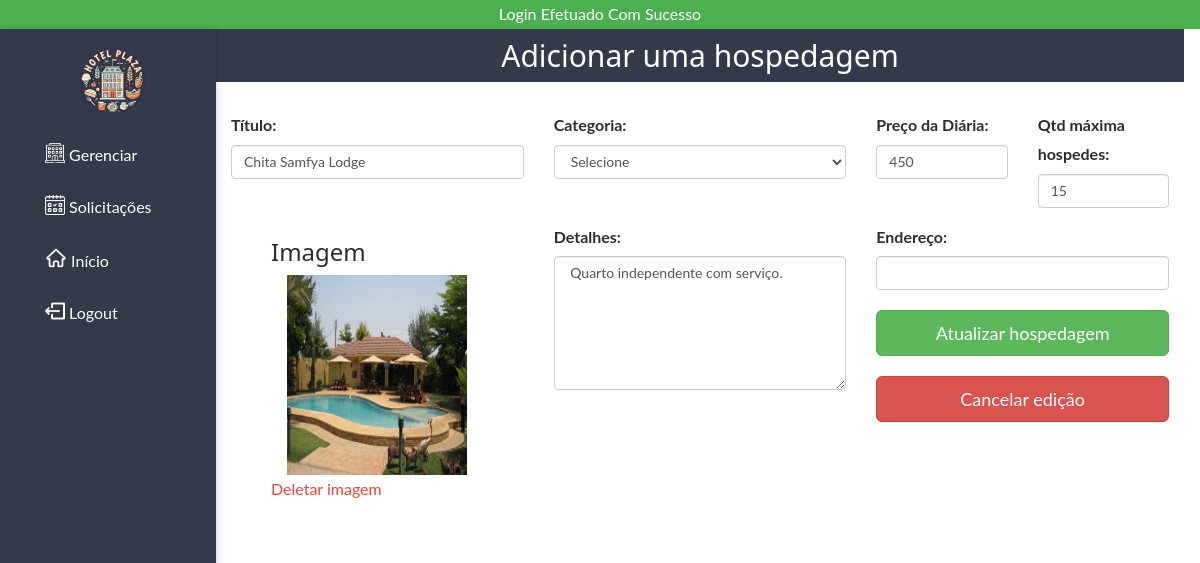
The app's page /admin/add_room.php?edit=2 (signed in) with its own data.
### tables this page shows
CREATE TABLE IF NOT EXISTS rooms (
  id INT(11) NOT NULL AUTO_INCREMENT,
  room_number VARCHAR(255) NOT NULL,
  host INT NOT NULL,
  type VARCHAR(255) NOT NULL,
  price TEXT NOT NULL,
  details TEXT NOT NULL,
  photo TEXT NOT NULL,
  endereco VARCHAR(255) NULL,
  usuario_id INT NOT NULL,
  PRIMARY KEY (id),
  FOREIGN KEY (usuario_id) REFERENCES users (id)
);

### admin/add_room.php (the view, shortened to what this page needs)
<?php
require_once $_SERVER['DOCUMENT_ROOT'] . '/ht/core/core.php';
include 'includes/header.php';
include 'includes/navigation.php';
if (@$_GET['edit'] && !empty(@$_GET['edit'])) {
  $id = $_GET['edit'];
  $get = $db->query("SELECT * FROM rooms WHERE id = '$id' ");
  $edit = mysqli_fetch_assoc($get);
}
?>
<div class="w3-container w3-main" style="margin-left:200px">
  <header class="w3-container" style="background-color:#343a4a;">
    <h2 class="text-center" style="color:white">Adicionar uma hospedagem</h2>
  </header>
  <br />
  <form class="form" action="#" method="post" enctype="multipart/form-data">
    <div class="form-group col-md-4">
      <label>Título:</label>
      <input type="text" class="form-control" value="<?= (isset($_GET['edit'])) ? '' . $edit['room_number'] . '' : ''; ?>" name="number">
    </div>
    <div class="form-group col-md-4">
  <label for="type">Categoria:</label>
  <select class="form-control" name="type" id="type">
    <option value="selecao" disabled selected>Selecione</option>
  </select>
</div>
    <div class="form-group col-md-2">
      <label>Preço da Diária:</label>
      <input type="number" class="form-control" value="<?= (isset($_GET['edit'])) ? '' . $edit['price'] . '' : ''; ?>" name="price">
    </div>
    <div class="form-group col-md-2">
      <label>Qtd máxima hospedes:</label>
      <input type="number" class="form-control" value="<?= (isset($_GET['edit'])) ? '' . $edit['host'] . '' : ''; ?>" name="host">
    </div>
    <div class="form-group col-md-4">
      <?php if (isset($_GET['edit']) && !$edit['photo'] != ' ') : ?>
        <figure>
          <h3>Imagem</h3>
          <img src="../<?= $edit['photo']; ?>" alt="event image" class="img-responsive">
          <figcaption>
            <a href="add_room.php?delete_image=<?= $id; ?>" class="w3-text-red">Deletar imagem</a>
          </figcaption>
        </figure>
      <?php else : ?>
        <label>Imagem:</label>
        <input type="file" class="form-control" name="file">
      <?php endif; ?>
    </div>
    <div class="form-group col-md-4">
      <label>Detalhes:</label>
      <textarea type="text" class="form-control" rows="6" name="description"> <?= (isset($_GET['edit'])) ? '' . $edit['details'] . '' : ''; ?> </textarea>
    </div>
    <div class="form-group col-md-4">
      <label>Endereço:</label>
      <input type="text" class="form-control" value="<?= (isset($_GET['edit'])) ? '' . $edit['endereco'] . '' : ''; ?>" name="endereco">
    </div>
    <div class="form-group col-md-4">
      <input type="submit" class="btn btn-block btn-lg btn-success" value="<?= (isset($_GET['edit'])) ? 'Atualizar hospedagem' : 'Adicionar Hospedagem'; ?>" name="<?= (isset($_GET['edit'])) ? 'update' : 'submit'; ?>">
    </div>
    <?php if (isset($_GET['edit']) && !empty($_GET['edit'])) : ?>
      <div class="form-group col-md-4">
        <a class="btn btn-block btn-danger btn-lg" href="rooms.php">Cancelar edição</a>
      </div>
    <?php endif; ?>
  </form>
</div>
</body>
</html>

### admin/css/w3.css (style rules this page uses)
* { -webkit-box-sizing:border-box;-moz-box-sizing:border-box;box-sizing:border-box }
html { -ms-text-size-adjust:100%;-webkit-text-size-adjust:100% }
body { margin:0 }
article,aside,details,figcaption,figure,footer,header,hgroup,main,menu,nav,section,summary { display:block }
a { -webkit-tap-highlight-color:transparent;background-color:transparent }
img { border:0 }
figure { margin:1em 40px }
button,input,optgroup,select,textarea { color:inherit;font:inherit;margin:0 }
button,select { text-transform:none }
button,html input[type=button],input[type=reset],input[type=submit] { -webkit-appearance:button;cursor:pointer }
pre,textarea { overflow:auto }
html,body { font-family:Verdana,sans-serif;font-size:15px;line-height:1.5 }
h1,h2,h3,h4,h5,h6,.w3-slim,.w3-wide { font-family:"Segoe UI",Arial,sans-serif }
h2 { font-size:30px }
h3 { font-size:24px }
h1,h2,h3,h4,h5,h6 { font-weight:400;margin:10px 0 }
img { margin-bottom:-5px }
a { color:inherit }
.w3-main { transition:margin-left .4s }
.w3-container:after,.w3-row:after,.w3-row-padding:after,.w3-topnav:after,.w3-clear:after,.w3-btn-group:before,.w3-btn-group:after { content:"";display:table;clear:both }
.w3-container { padding:0.01em 16px }
.w3-text-red,.w3-hover-text-red:hover { color:#f44336 !important }

### admin/css/customs.css (style rules this page uses)
body { font: 400 15px Lato, sans-serif; line-height: 1.8; font-size: 16px; color:#2f2d2c; }
.img-responsive { height: 200px; width: 180px; margin: auto; }

### records on screen
rooms: number "Chita Samfya Lodge", price "450", host "15", photo (picture), description "Quarto independente com serviço."

### other values on screen
$_SESSION['logged_in'] "Login Efetuado Com Sucesso"
